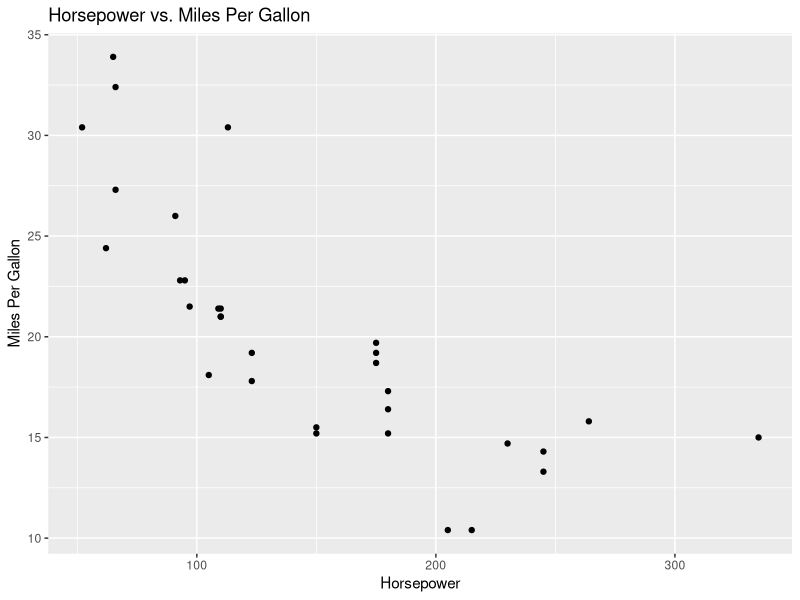

The R source for this figure:
library(ggplot2)

# View the first few rows of the mtcars dataset
head(mtcars)
# Basic scatter plot
ggplot(mtcars, aes(x = hp, y = mpg)) +
  geom_point() +
  labs(title = "Horsepower vs. Miles Per Gallon", x = "Horsepower", y = "Miles Per Gallon")
